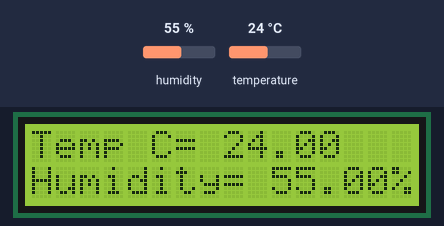
This sketch was run on a simulated Arduino Uno, built with avr-gcc and run on an emulated ATmega328P. Shown: 16×2 character LCD. The inputs (shaded band) are chosen by the test bench; at power-on: humidity 55 %, temperature 24 °C.

Above: at 1.7 s.
1.8 s: humidity set to 22 %
At 3.0 s:
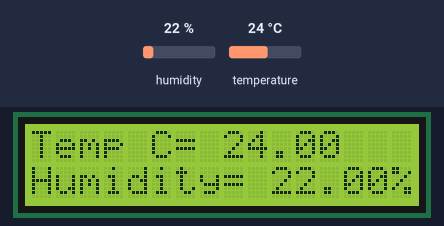
5.1 s: temperature set to 12 °C
At 7.1 s:
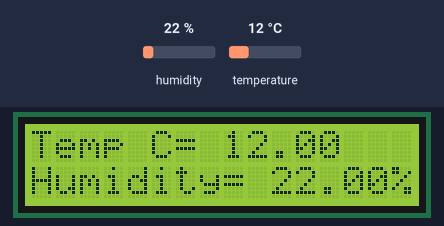
8.2 s: humidity set to 40 %
At 9.1 s:
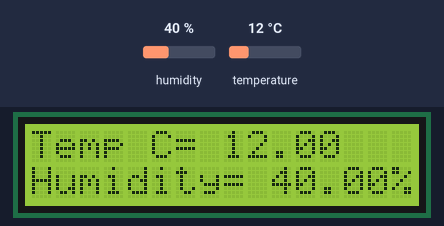
11.0 s: temperature set to 19 °C
At 13.3 s:
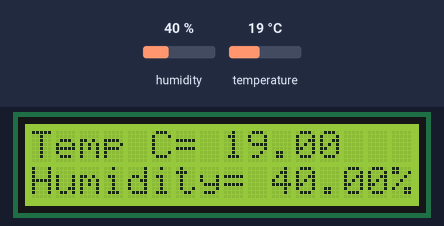
Timing chart, 0 to 14.8 s (numbered marks = the images above; inputs shaded):
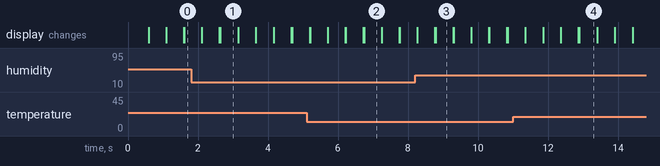

Measured:
- after the input at 1.8 s, the display: first differs from a run without the input after 0.84 s (image 1)
- after the input at 5.1 s, the display: first differs from a run without the input after 1.6 s (image 2)
- after the input at 8.2 s, the display: first differs from a run without the input after 0.60 s (image 3)
- after the input at 11.0 s, the display: first differs from a run without the input after 1.9 s (image 4)
- what the display in image 1 shows lasts 0.5 s, from 2.6 s to 3.1 s

The sketch:

TempHum_Display.ino
```cpp
#include "DHT.h"
#define Type DHT11
#include <LiquidCrystal.h>
int rs=7;
int en=8;
int d4=9;
int d5=10;
int d6=11;
int d7=12;
LiquidCrystal lcd(rs,en,d4,d5,d6,d7);

int sensePin=2;
DHT HT(sensePin,Type);
float humidity;
float tempC;
float tempF;
int setTime=500;
int dt=1000;

void setup() {
  // put your setup code here, to run once:
Serial.begin(9600);
HT.begin();
delay(setTime);
lcd.begin(16,2);

}

void loop() {
humidity=HT.readHumidity();
tempC=HT.readTemperature();
tempF=HT.readTemperature(true);

lcd.setCursor(0,0);
lcd.print("Temp C= ");
lcd.print(tempC);
lcd.setCursor(0,1);
lcd.print("Humidity= ");
lcd.print(humidity);
lcd.print("%");
delay(500);
lcd.clear();

//Serial.print("Humidity: ");
//Serial.print(humidity);
//Serial.print("% Temperature ");
//Serial.print(tempC);
//Serial.print(" C ");
//Serial.print(tempF);
//Serial.println(" F ");

}
```
